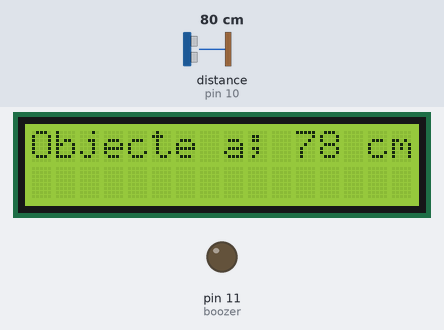
The sketch below on a simulated Arduino Uno, built with avr-gcc and run on an emulated ATmega328P. Parts: 16×2 character LCD, output pins drawn as LEDs (lit = HIGH). Wiring (inferred from the names in the program): ultrasonic range finder: trigger pin 9; echo pin 10. The inputs (shaded band) are chosen by the test bench; at power-on: distance to the obstacle (sensor on pin 10) 80 cm. The echo pulse lasts 58.3 µs per cm; pins used as bus, display or sensor lines are not drawn; what the sketch prints to the serial monitor is not drawn.

Above: at 1.2 s.
1.3 s: distance to the obstacle (sensor on pin 10) set to 12 cm
At 2.5 s:
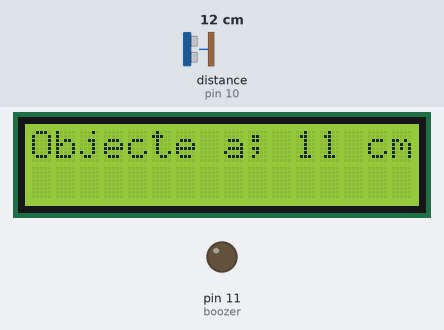
2.8 s: distance to the obstacle (sensor on pin 10) set to 9 cm
At 3.3 s:
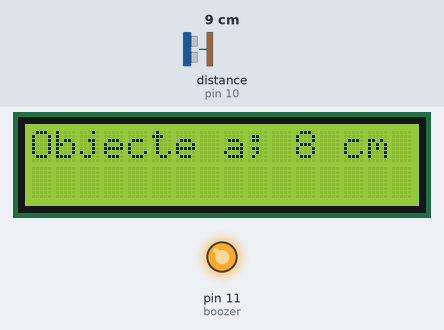
4.3 s: distance to the obstacle (sensor on pin 10) set to 2 cm
At 5.3 s:
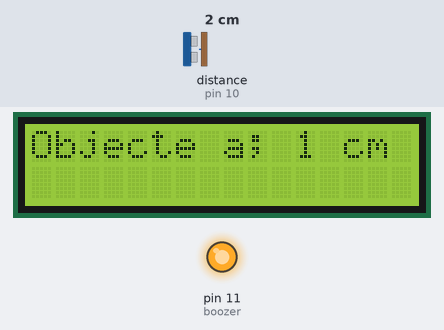
Timing chart, 0 to 7.3 s (numbered marks = the images above; inputs shaded):
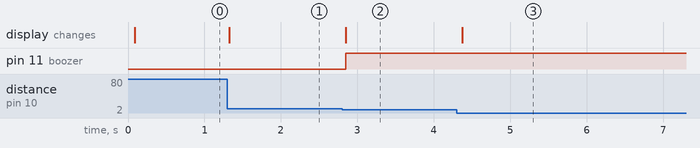

The sketch:

I2C_sensor___pantalla.ino
```cpp
// !! link video Drive per Isaac !!  -->  https://drive.google.com/drive/folders/1-QTDnI6QW1W-CKQK0L6GRvf6dx8hSLyy?usp=sharing

#include <Wire.h>
#include <LiquidCrystal_I2C.h>  // llibreria pantalla lcd I2c

const int trigPin = 9;
const int echoPin = 10;
const int boozer = 11;
long tim;
int distance;
int lastdistance;

LiquidCrystal_I2C lcd(0x3F,16,2);  // especificacio del tamany (16,2) i 0x3F fa referencia a la direcció de 7 bits en hexadcimal


void setup() {

  pinMode(trigPin, OUTPUT);
  pinMode(echoPin, INPUT);
  pinMode(boozer, OUTPUT);
  Serial.begin(9600);
  lcd.init();
  lcd.backlight();
}

void loop() {

  digitalWrite(trigPin,LOW);
  delayMicroseconds(2);

  digitalWrite(trigPin, HIGH);
  delayMicroseconds(10);
  digitalWrite(trigPin,LOW);

  tim = pulseIn(echoPin, HIGH);   // distancia /2 ja que hi ha anada i retorn, per tant la distancia es la meitat.
  distance = (tim * 0.034)/2;

  Serial.println(distance);       // Per veure resultats al monitor i identificar problemes.

  if(distance != lastdistance)   // per evitar repeticions de numeros en pantalla i nomes s'executi quan canviin els valors.
    {
    lcd.clear();
    lcd.setCursor(0,0);
    lcd.print("Objecte a; ");
    lcd.print(distance);
    lcd.print(" cm");
    lastdistance = distance;
    }

  if(distance < 10)
    {
      digitalWrite(boozer, HIGH);
    }

  else
    {
      digitalWrite(boozer, LOW);
    }

  delay (300);

}
```

Measured:
- the behaviour switches between 11 and 10 cm on distance to the obstacle (sensor on pin 10) (found by bisection; images 1 and 2)
- after the input at 1.3 s, the display: changes at once (image 1)
- after the input at 2.8 s, pin 11 (boozer): LOW → HIGH after 0.05 s; the display: changes after 0.05 s (image 2)
- after the input at 4.3 s, the display: changes after 0.07 s (image 3)
